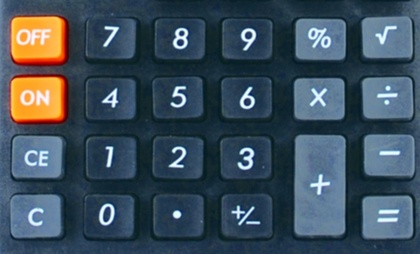
%> input picture Assignments/Assignments1/img/calculator2_buttons.jpg, 420 x 254 px, shrunk from 667 x 403 before the run
$ octave Q2_2_solution.m   (GNU Octave 9; MATLAB toolbox functions it lacks are replaced by stand-ins)
%> lines starting %> are read from the running program, lines starting %| are printed output that depends on the picture; in (x1, y1, x2, y2) boxes, pixels count from 0 and x2, y2 are one past the last pixel; in counts of white or black regions, pixels touching at a corner belong together; the program's own positions count from 1
calc = imread('img\calculator2_buttons.jpg');
%> calc is the input picture: size 254x420x3 uint8; mean R, G, B 61.5, 78.4, 91.3
calc_gary = rgb2gray(calc);
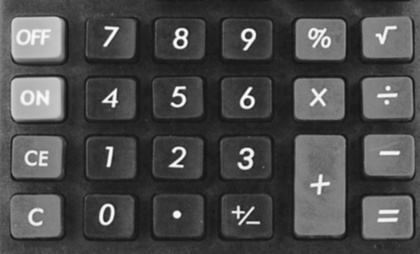
%> calc_gary: size 254x420 uint8; min 17, max 251, mean 74.8
se1=strel('disk',4);
calc_gary_erode = imerode(calc_gary,se1);
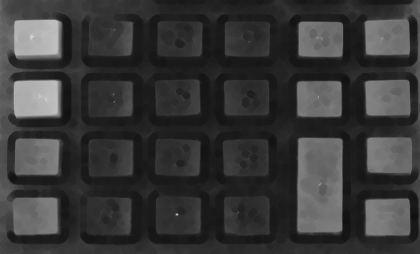
%> calc_gary_erode: size 254x420 uint8; min 17, max 208, mean 55.9
calc_c = calc_gary-calc_gary_erode;
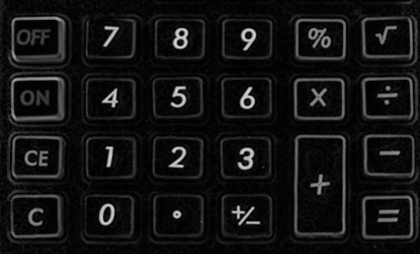
%> calc_c: size 254x420 uint8; min 0, max 217, mean 18.9
figure;
imhist(calc_c);
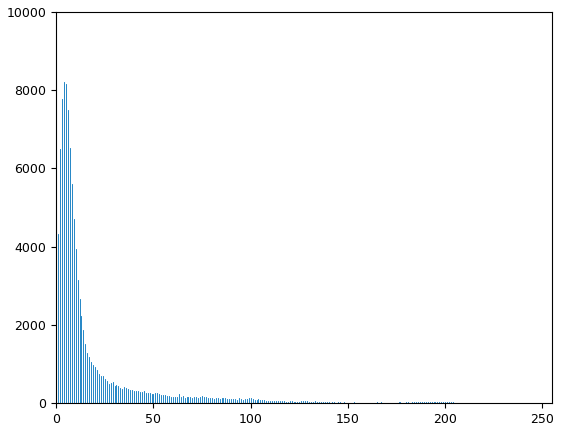
%> figure redrawn from the program's plot data; highest point at x = 4, y = 8209

T = 140;
[height,width] = size(calc_c);
%> height = 254; width = 420
result = uint8(zeros(height,width));
for i = 1:height
    for j = 1:width
        if calc_c(i,j) < T
            result(i,j) = 255;
        end
    end
end
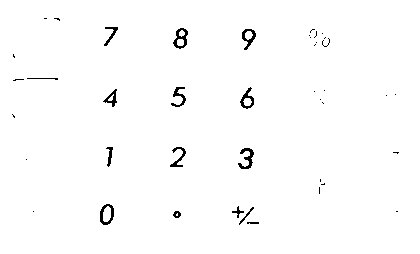
%> result: size 254x420 uint8; 98.7% white; black in thin lines or dots, all inside (x1, y1, x2, y2) = (12, 18, 399, 225)
figure;
imshow(result);
